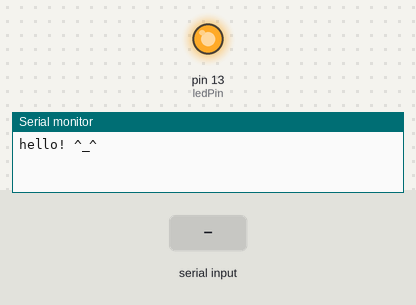
Recording of a sketch running on a simulated Arduino Uno, built with avr-gcc and run on an emulated ATmega328P. Parts: output pins drawn as LEDs (lit = HIGH), the last lines printed to the serial monitor. Dashed ring = blinking. The inputs (shaded band) are chosen by the test bench.

Above: at 0.1 s.
At 4.2 s:
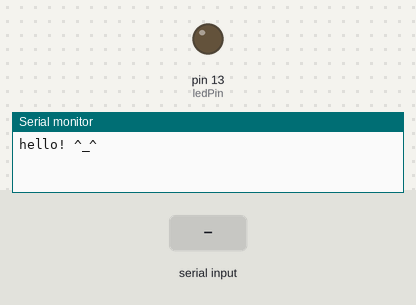
4.3 s: "90,45\n" received over Serial
At 4.7 s:
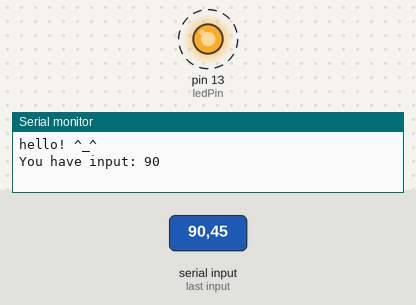
Timing chart, 0 to 13.3 s (numbered marks = the images above; inputs shaded):
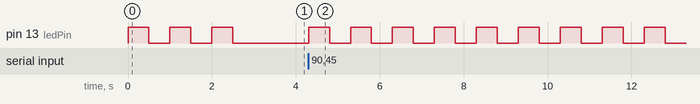

The sketch:

hello_bluetooth.ino
```cpp
int ledPin = 13;

void setup() {
  Serial.begin( 9600 );    // 9600 is the default baud rate for the serial Bluetooth module
  Serial.println("hello! ^_^");

  pinMode(ledPin, OUTPUT);
  blinkLED(3);
}

void loop() {
  // listen for the data
  if ( Serial.available() > 0 ) {
    // read a numbers from serial port
    int count = Serial.parseInt();

     // print out the received number
    if (count > 0) {
        Serial.print("You have input: ");
        Serial.println(String(count));
        // blink the LED
        blinkLED(count);
    }
  }
}

void blinkLED(int count) {
  for (int i=0; i< count; i++) {
    digitalWrite(ledPin, HIGH);
    delay(500);
    digitalWrite(ledPin, LOW);
    delay(500);
  }
}
```

Measured:
- after the input at 4.3 s, pin 13 (ledPin): alternates HIGH for 0.50 s and LOW for 0.50 s, starting at once
